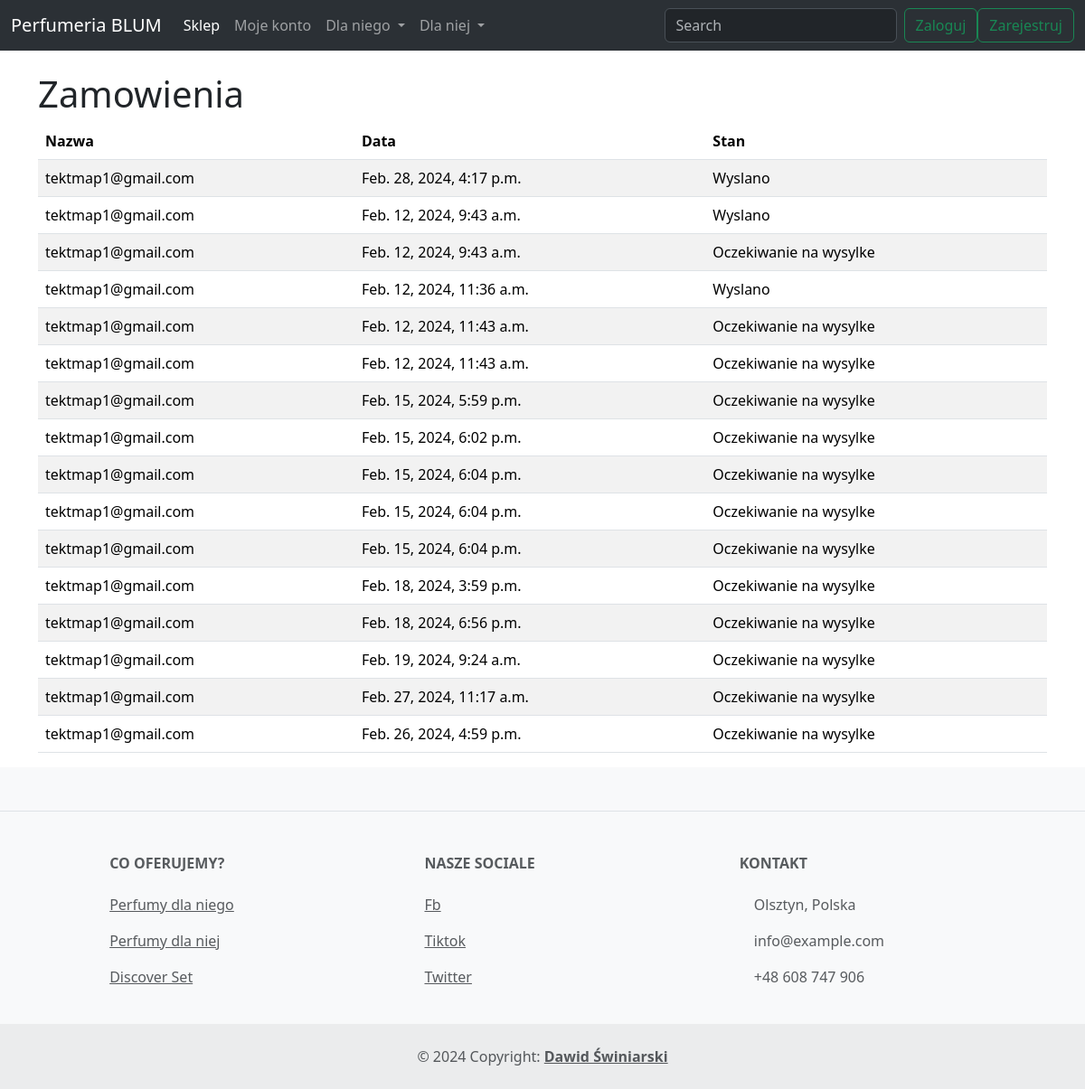
Page /my_orders/ (signed in) on the earlier database version.
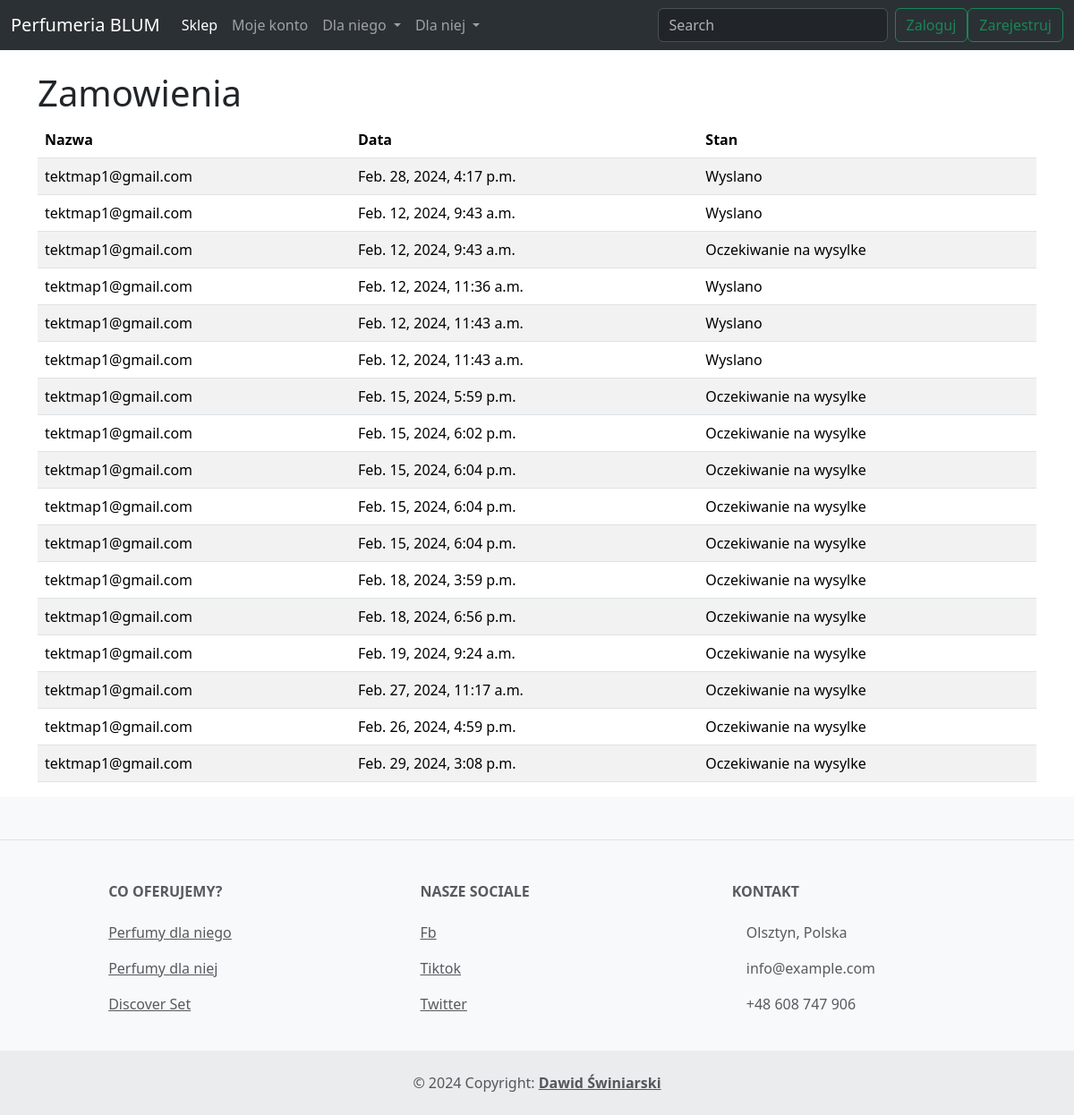
Same page on the later database version.
### product/models.py (models this page shows, shortened)
class Card(models.Model):
    user = models.ForeignKey(to=User, on_delete=models.CASCADE, default="", blank=True)
    quantity = models.IntegerField(default=1, blank=True)
    price = models.IntegerField(default=0)
    street = models.CharField(max_length=100, default="", blank=True)
    city = models.CharField(max_length=100, default="", blank=True)
    postal_code = models.CharField(max_length=6, default="", blank=True)
    phone_number = models.CharField(max_length=9, default="", blank=True)
    email = models.EmailField(default="", blank=True)
    first_name = models.CharField(max_length=50, default="", blank=True)
    last_name = models.CharField(max_length=50, default="", blank=True)
    promo_code = models.CharField(max_length=10, default="", blank=True)
    is_order = models.BooleanField(default=False, blank=True)
    date = models.DateTimeField(default=django.utils.timezone.now, blank=True)
    is_shipped = models.BooleanField(default=False)
    is_delivered = models.BooleanField(default=False)

### users/models.py (models this page shows)
class User(AbstractUser):
    address = models.CharField(max_length=50,default="")
    phone_number = models.IntegerField(default=0)
    is_staff = models.BooleanField(default=False)
    USERNAME_FIELD = 'email'
    email = models.EmailField( unique=True)  # changes email to unique and blank to false
    REQUIRED_FIELDS = []  # removes email from REQUIRED_FIELDS

### product/views.py (the view)
# urls.py: path('my_orders/',UserOrders.as_view(),name='my_orders'),
class UserOrders(View):
    def get(self, request):
        orders = Card.objects.filter(user=request.user)
        context = {
            'orders': orders
        }
        return render(request, 'product/user_orderview.html', context=context)

### templates/product/user_orderview.html (shortened to what this page needs)
{% extends 'base.html' %}
{% block content %}
    <div class="container">
         <h1 class="mt-4">Zamowienia</h1>
            <div class="row">
                <div class="col-md-12">
                    <table class="table table-striped">
                        <thead>
                            <tr>
                                <th scope="col">Nazwa</th>
                                <th scope="col">Data</th>
                                <th scope="col">Stan</th>
                            </tr>
                        </thead>
                        <tbody>
                            {% for order in orders %}
                                <tr>
                                    <td>{{ order.user.email }}</td>
                                    <td>{{ order.date }}</td>
                                    {% if order.is_shipped %}
                                        <td>Wyslano</td>
                                    {% else %}
                                        <td>Oczekiwanie na wysylke</td>
                                    {% endif %}
                                </tr>
                            {% endfor %}
                        </tbody>
                    </table>
                </div>
        </div>
     </div>
{% endblock %}

### templates/base.html (shortened to what this page needs)
{% load static %}
<!doctype html>
<html lang="pl">
<head>
<link href="https://cdn.jsdelivr.net/npm/bootstrap@5.3.3/dist/css/bootstrap.min.css" rel="stylesheet">
    <link rel="stylesheet" href="https://cdn.jsdelivr.net/npm/bootstrap-icons@1.11.3/font/bootstrap-icons.min.css">
    <link rel="stylesheet" href="{% static 'css/style.css' %}">
    <link rel="stylesheet" href="https://geowidget.inpost.pl/inpost-geowidget.css"/>
</head>
<body>
{% include 'utilities/navbar.html' %}
    {% block content %}
{% endblock %}
{% include 'utilities/footer.html' %}
</body>
</html>

### templates/utilities/navbar.html (shortened to what this page needs)
<nav class="navbar navbar-expand-lg bg-body-tertiary" data-bs-theme="dark">
  <div class="container-fluid">
    <a class="navbar-brand" href="#">Perfumeria BLUM</a>
    <div class="collapse navbar-collapse" id="navbarScroll">
      <ul class="navbar-nav me-auto my-2 my-lg-0 navbar-nav-scroll" style="--bs-scroll-height: 100px;">
        <li class="nav-item">
          <a class="nav-link active" aria-current="page" href="#">Sklep</a>
         </li>
        <li class="nav-item">
          <a class="nav-link" href="#">Moje konto</a>
        </li>
        <li class="nav-item dropdown">
          <a class="nav-link dropdown-toggle" href="#" role="button" data-bs-toggle="dropdown" aria-expanded="false">
            Dla niego
          </a>
        </li>
       <li class="nav-item dropdown">
          <a class="nav-link dropdown-toggle" href="#" role="button" data-bs-toggle="dropdown" aria-expanded="false">
            Dla niej
          </a>
        </li>
      </ul>
      <form class="d-flex" role="search">
        <input class="form-control me-2" type="search" placeholder="Search" aria-label="Search">
        <button class="btn btn-outline-success" type="submit">Zaloguj </button>
           <button class="btn btn-outline-success" type="submit">Zarejestruj </button>
      </form>
    </div>
  </div>
</nav>

### templates/utilities/footer.html (shortened to what this page needs)
<footer class="text-center text-lg-start bg-body-tertiary text-muted">
  <section class="d-flex justify-content-center justify-content-lg-between p-4 border-bottom">
  </section>
  <section class="">
    <div class="container text-center text-md-start mt-5">
      <div class="row mt-3">
        <div class="col-md-2 col-lg-2 col-xl-2 mx-auto mb-4">
          <h6 class="text-uppercase fw-bold mb-4">
            Co oferujemy?
          </h6>
          <p>
            <a href="#!" class="text-reset">Perfumy dla niego</a>
          </p>
          <p>
            <a href="#!" class="text-reset">Perfumy dla niej</a>
          </p>
          <p>
            <a href="#!" class="text-reset">Discover Set</a>
          </p>
        </div>
        <div class="col-md-3 col-lg-2 col-xl-2 mx-auto mb-4">
          <h6 class="text-uppercase fw-bold mb-4">
            Nasze sociale
          </h6>
          <p>
            <a href="#!" class="text-reset">Fb</a>
          </p>
          <p>
            <a href="#!" class="text-reset">Tiktok</a>
          </p>
          <p>
            <a href="#!" class="text-reset">Twitter</a>
          </p>
        </div>
        <div class="col-md-4 col-lg-3 col-xl-3 mx-auto mb-md-0 mb-4">
          <h6 class="text-uppercase fw-bold mb-4">Kontakt</h6>
          <p> Olsztyn, Polska</p>
          <p>
            info@example.com
          </p>
          <p> +48 608 747 906</p>
        </div>
      </div>
    </div>
  </section>
  <div class="text-center p-4" style="background-color: rgba(0, 0, 0, 0.05);">
    © 2024 Copyright:
    <a class="text-reset fw-bold" href="#">Dawid Świniarski</a>
  </div>
</footer>

Differences in the rows shown:
changed Card (number 5 of 17 on the later page): is_shipped "Oczekiwanie na wysylke" → "Wyslano"
changed Card (number 6 of 17 on the later page): is_shipped "Oczekiwanie na wysylke" → "Wyslano"
added Card: user.email "tektmap1@gmail.com", date "Feb. 29, 2024, 3:08 p.m.", is_shipped "Oczekiwanie na wysylke"
